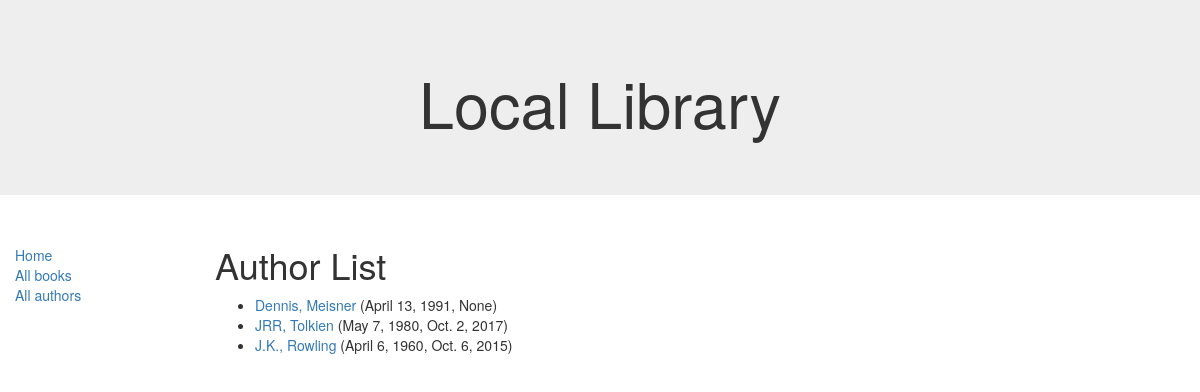
Screenshot of /catalog/authors/ with the database file from the repository.
### catalog/models.py (models this page shows, shortened)
class Author(models.Model):
    first_name = models.CharField(max_length=100)
    last_name = models.CharField(max_length=100)
    date_of_birth = models.DateField(null=True, blank=True)
    date_of_death = models.DateField('Died', null=True, blank=True)
    def get_absolute_url(self):
        return reverse('author-detail', args=[str(self.id)])

### catalog/views.py (the view)
class AuthorListView(generic.ListView):
    model = Author

### catalog/templates/catalog/author_list.html (shortened to what this page needs)
{% extends "base_generic.html" %}
{% block content %}
    <h1>Author List</h1>
    {% if author_list %}
        <ul>
            {% for author in author_list %}
                <li><a href="{{ author.get_absolute_url }}">{{author.first_name}}, {{author.last_name}}</a> ({{author.date_of_birth}},
                {{author.date_of_death}})</li>
            {% endfor %}
        </ul>
    {% endif %}
{% endblock %}

### rows the page displays
Author: first_name "Dennis", last_name "Meisner", date_of_birth "April 13, 1991", date_of_death "None"
Author: first_name "JRR", last_name "Tolkien", date_of_birth "May 7, 1980", date_of_death "Oct. 2, 2017"
Author: first_name "J.K.", last_name "Rowling", date_of_birth "April 6, 1960", date_of_death "Oct. 6, 2015"
